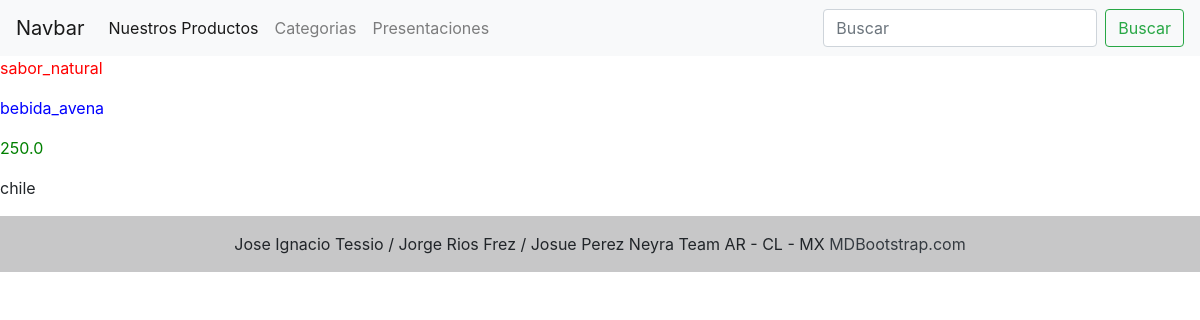
/Healthdrink/, run on an earlier commit of the app's database.
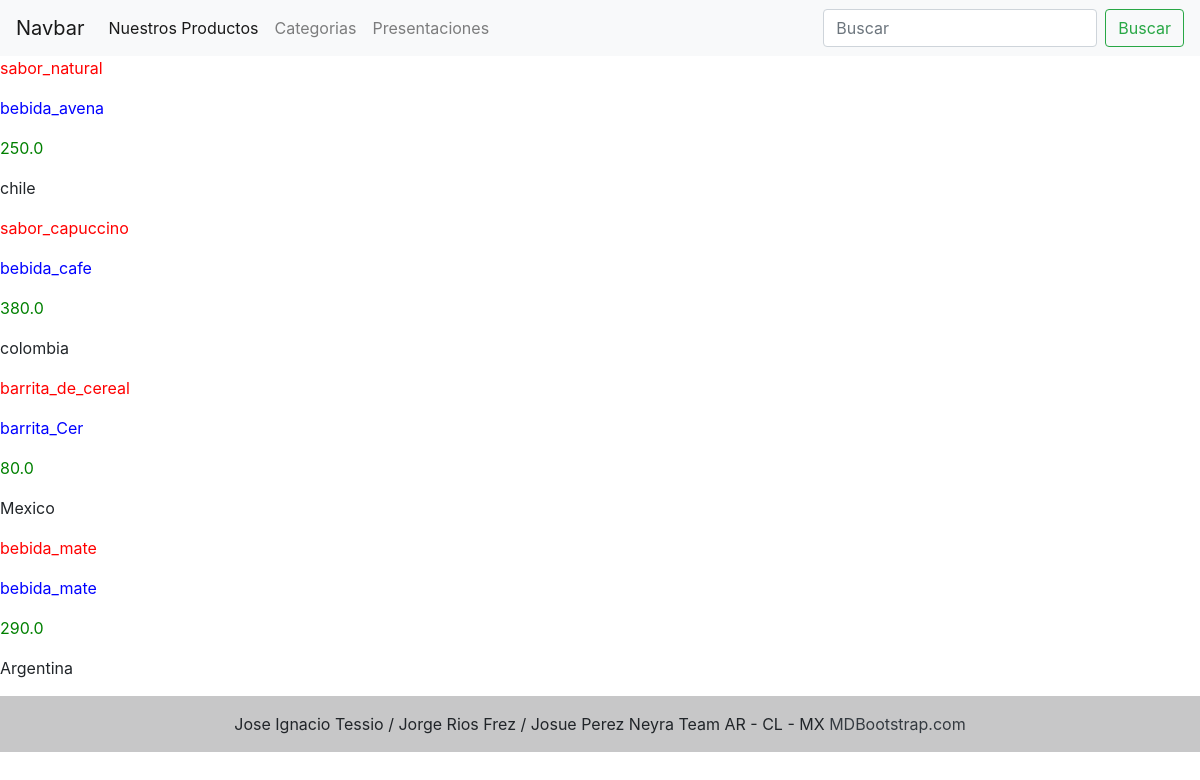
And on a later commit of the database.
### nutrisur/models.py (models this page shows)
class Healthdrink(models.Model):
    name = models.CharField(max_length=50)
    description = models.TextField(max_length=500)
    price = models.FloatField(null=True,blank=True)
    country = models.TextField(max_length=500)

### nutrisur/views.py (the view)
# urls.py: path('Healthdrink/', productos, name ='Healthdrink'),
def productos(request):
    conulta_h = Healthdrink.objects.all()
    micontext = {'Healthdrink': conulta_h}
    return render (request,"healthdrink.html", context = micontext)

### templates/healthdrink.html (shortened to what this page needs)
{% extends 'base.html' %}
{% block contenido_que_cambia %}
{% for i in Healthdrink %}
<p><a style ="color:red">{{i.name}} </a><p>
    <p><a style ="color:blue">{{i.description}} </a><p>
        <p><a style ="color:green">{{i.price}} </a><p>
            <p><a>{{i.country}} </a><p>
{% endfor %}
{% endblock %}

### templates/base.html (shortened to what this page needs)
<!DOCTYPE html>
<html lang="en">
<head>
    <link rel="stylesheet" href="https://cdn.jsdelivr.net/npm/bootstrap@4.6.2/dist/css/bootstrap.min.css"
>
</head>
<body>
    <nav class="navbar navbar-expand-lg navbar-light bg-light">
        <a class="navbar-brand" href="#">Navbar</a>
        <div class="collapse navbar-collapse" id="navbarSupportedContent">
            <ul class="navbar-nav mr-auto">
                <li class="nav-item active">
                    <a class="nav-link" href="/Healthdrink/"> Nuestros Productos</a>
                </li>
                <li class="nav-item">
                    <a class="nav-link" href="/Category/"> Categorias </a>
                </li>
                <li class="nav-item">
                    <a class="nav-link" href="/Container/"> Presentaciones </a>
                </li>
            </ul>
            <form class="form-inline my-2 my-lg-0" action="/products/search-products/" method="GET">
                <input class="form-control mr-sm-2" type="search" placeholder="Buscar" aria-label="Search" name = 'search'>
                <button class="btn btn-outline-success my-2 my-sm-0" type="submit">Buscar</button>
            </form>
        </div>
    </nav>
    {% block contenido_que_cambia %}{% endblock %}
    <footer class="bg-light text-center text-lg-start">
        <div class="text-center p-3" style="background-color: rgba(0, 0, 0, 0.2);">
            Jose Ignacio Tessio / Jorge Rios Frez / Josue Perez Neyra
            Team AR - CL - MX
            <a class="text-dark" href="https://mdbootstrap.com/">MDBootstrap.com</a>
        </div>
    </footer>
</body>
</html>

What changed in the data, as far as the page shows it:
added Healthdrink: name "sabor_capuccino", description "bebida_cafe", price "380.0", country "colombia"
added Healthdrink: name "barrita_de_cereal", description "barrita_Cer", price "80.0", country "Mexico"
added Healthdrink: name "bebida_mate", description "bebida_mate", price "290.0", country "Argentina"
